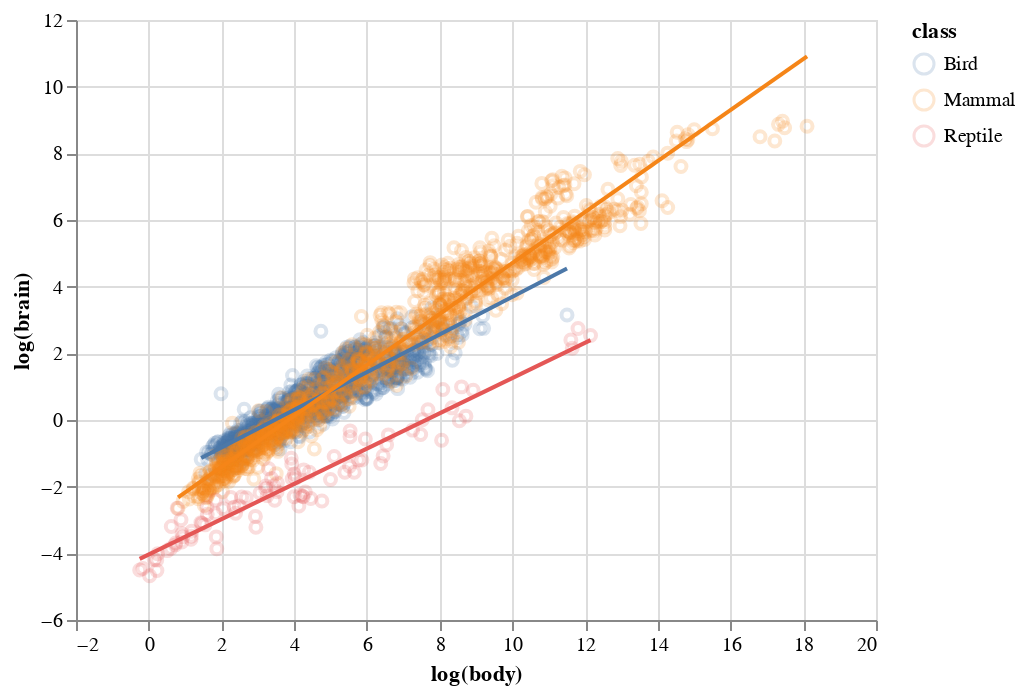

The code cell stored with this chart in its notebook:
### Code cell
scatter + trend

### Figure 1 — Vega-Lite specification as saved in the notebook (floating-point values rounded to 4 significant figures; data arrays with more than 128 entries replaced by an {"elided": "..."} marker saying what was removed)
{"config": {"view": {"continuousWidth": 400, "continuousHeight": 300}}, "layer": [{"mark": {"type": "point", "opacity": 0.2}, "encoding": {"color": {"type": "nominal", "field": "class"}, "x": {"type": "quantitative", "field": "log(body)"}, "y": {"type": "quantitative", "field": "log(brain)"}}}, {"mark": {"type": "line", "size": 2}, "encoding": {"color": {"type": "nominal", "field": "class"}, "x": {"type": "quantitative", "field": "log(body)"}, "y": {"type": "quantitative", "field": "log(brain)"}}, "transform": [{"on": "log(body)", "regression": "log(brain)", "groupby": ["class"]}]}], "data": {"name": "data-e2c0271b874afa1e8850c971b76d82ff"}, "$schema": "https://vega.github.io/schema/vega-lite/v4.8.1.json", "datasets": {"data-e2c0271b874afa1e8850c971b76d82ff": {"elided": "2414 records"}}}
